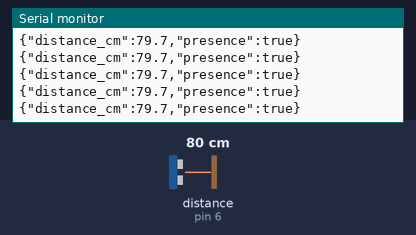
Bench run of a sketch on a simulated Arduino Uno, built with avr-gcc and run on an emulated ATmega328P. Shown: the last lines printed to the serial monitor. Wiring (inferred from the names in the program): ultrasonic range finder: trigger pin 7; echo pin 6. The inputs (shaded band) are chosen by the test bench; at power-on: distance to the obstacle (sensor on pin 6) 80 cm. The echo pulse lasts 58.3 µs per cm.

Above: at 1.2 s.
1.3 s: distance to the obstacle (sensor on pin 6) set to 86 cm
At 1.51 s:
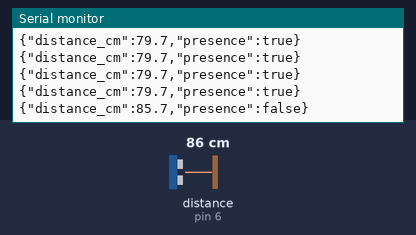
3.3 s: distance to the obstacle (sensor on pin 6) set to 2 cm
At 3.4 s:
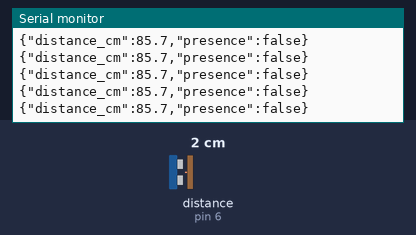

The sketch:

netops_hcsr04.ino
```cpp
// HC-SR04: VCC->5V, GND->GND, TRIG->D7, ECHO->D6
const byte TRIG_PIN = 7;
const byte ECHO_PIN = 6;

void setup() {
  pinMode(TRIG_PIN, OUTPUT);
  pinMode(ECHO_PIN, INPUT);
  Serial.begin(115200);
}

void loop() {
  digitalWrite(TRIG_PIN, LOW); delayMicroseconds(3);
  digitalWrite(TRIG_PIN, HIGH); delayMicroseconds(10); digitalWrite(TRIG_PIN, LOW);
  unsigned long echo = pulseIn(ECHO_PIN, HIGH, 30000UL);
  float cm = echo ? (echo * 0.0343) / 2.0 : -1.0;
  bool near = cm > 0 && cm <= 80.0;
  Serial.print("{\"distance_cm\":"); Serial.print(cm, 1);
  Serial.print(",\"presence\":"); Serial.print(near ? "true" : "false");
  Serial.println("}");
  delay(120);
}
```

Measured:
- the behaviour switches between 80 and 81 cm on distance to the obstacle (sensor on pin 6) (found by bisection; images 0 and 1)
- after the input at 1.3 s, the serial monitor: prints a new line after 0.09 s (image 1)
